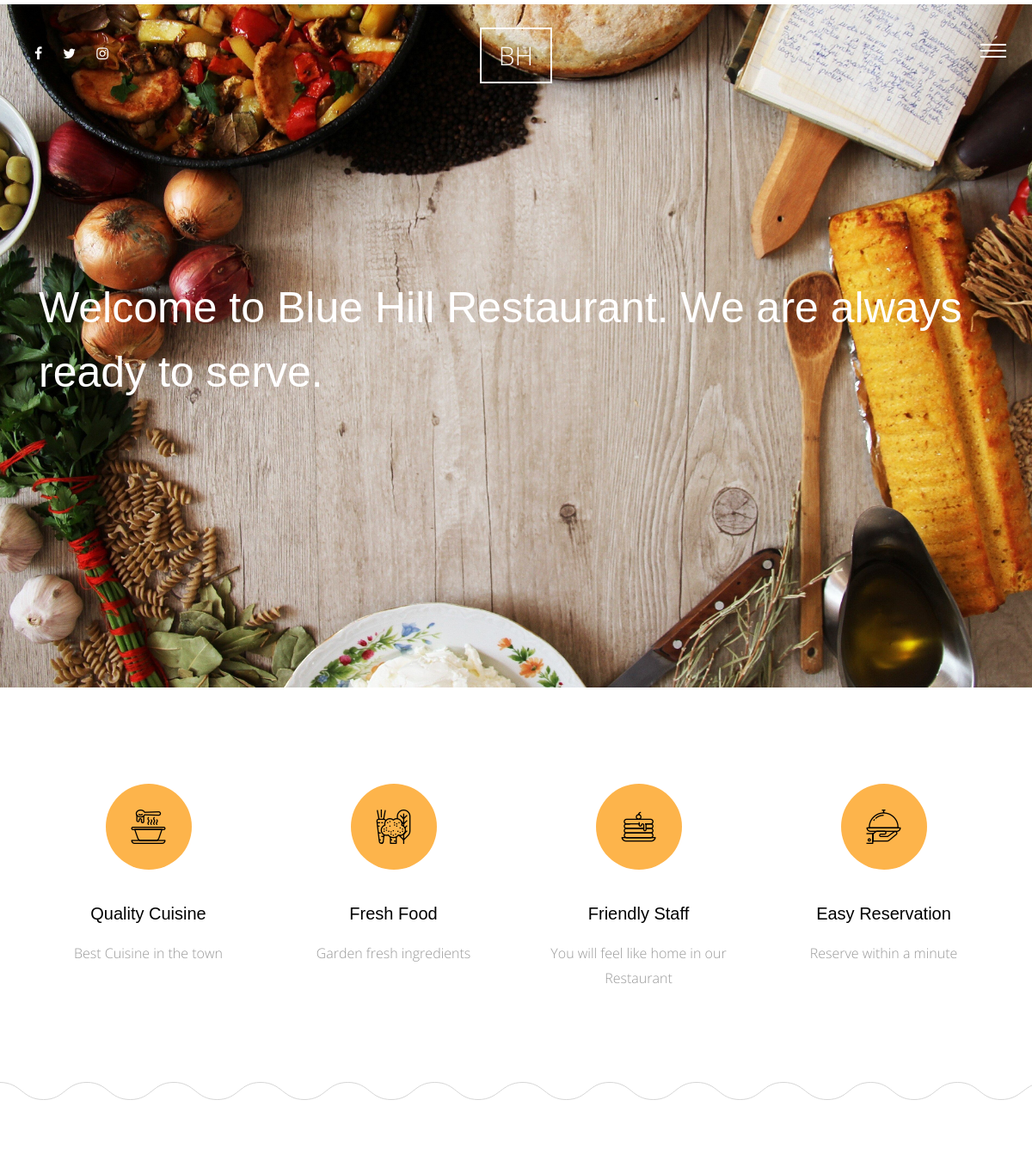
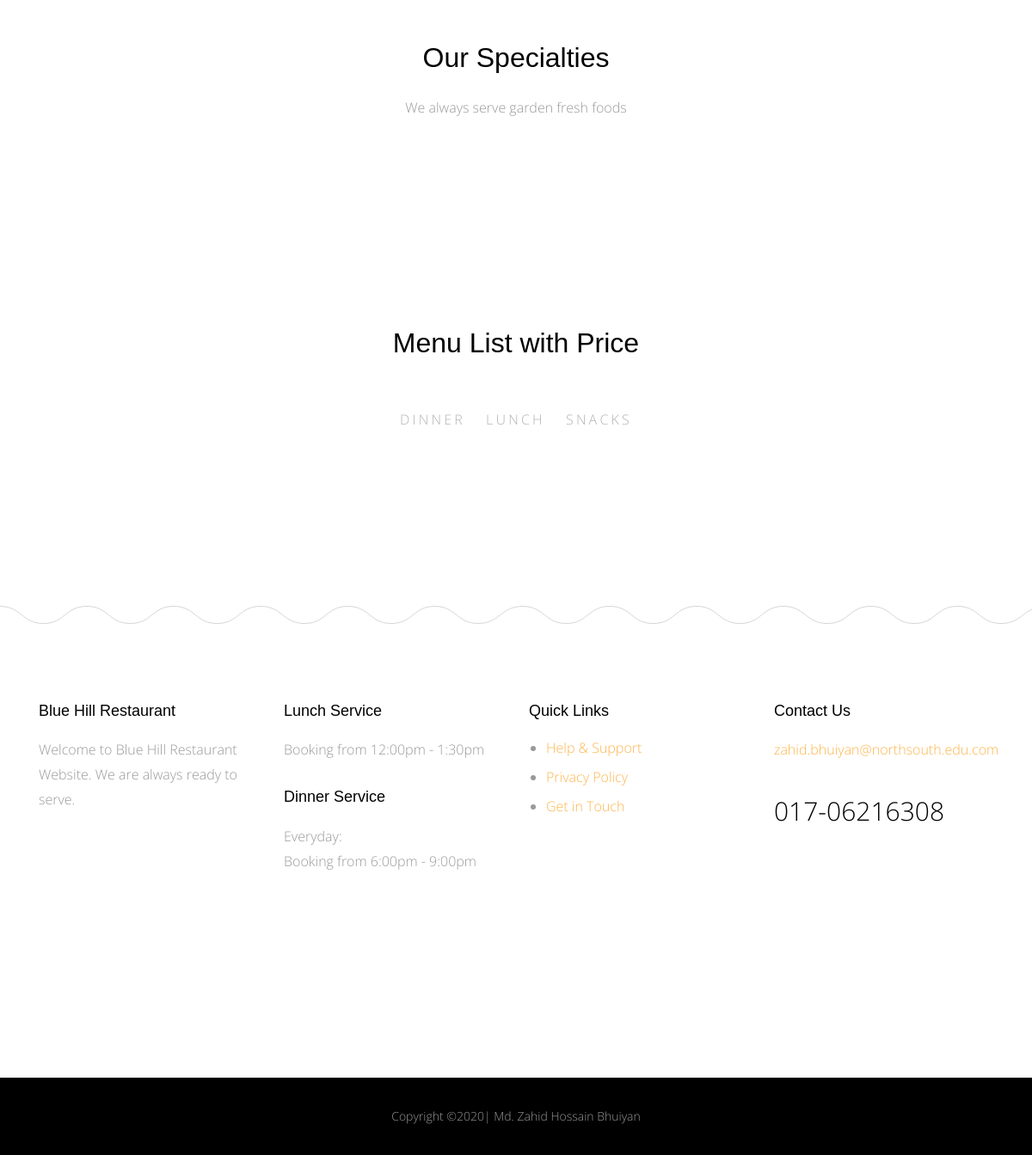
The page / on the database its author committed (2 pictures, top to bottom).
### meals/models.py (models this page shows)
class Category(models.Model):
    name= models.CharField(max_length=30)
    class Meta:
        verbose_name ='category'
        verbose_name_plural='categories'
    def __str__(self):
        return self.name

### home/views.py (the view)
# urls.py: path('', views.home,name='home'),
def home (request):
    meals= Meals.objects.all()
    meal_list= Meals.objects.all()
    categories=Category.objects.all()
    context ={
        'meals': meals,
        'meal_list':meal_list,
        'categories': categories,
    }
    return render(request,'home/index.html',context)

### home/templates/home/index.html (shortened to what this page needs)
{%  extends 'base.html' %}
{% load static %}
{% block body %}
      <div class="main-wrap">
        <div class="cover_1">
          <div class="img_bg" style="background-image: url({% static 'site_static/img/food1.jpg' %})" data-stellar-background-ratio="0.5">
            <div class="container">
              <div class="row align-items-center">
                <div class="col-md-12" data-aos="fade-up">
                  <h2 class="heading">Welcome to Blue Hill Restaurant. We are always ready to serve.</h2>
                </div>
              </div>
            </div>
          </div>
        </div>
        <div class="section services-section">
          <div class="container">
            <div class="row">
              <div class="col-md-6 col-lg-3" data-aos="fade-up">
                <div class="media feature-icon d-block text-center">
                  <div class="icon">
                    <span class="flaticon-soup"></span>
                  </div>
                  <div class="media-body">
                    <h3>Quality Cuisine</h3>
                    <p>Best Cuisine in the town</p>
                  </div>
                </div>
              </div>
              <div class="col-md-6 col-lg-3" data-aos="fade-up" data-aos-delay="100">
                <div class="media feature-icon d-block text-center">
                  <div class="icon">
                    <span class="flaticon-vegetables"></span>
                  </div>
                  <div class="media-body">
                    <h3>Fresh Food</h3>
                    <p>Garden fresh ingredients</p>
                  </div>
                </div>
              </div>
              <div class="col-md-6 col-lg-3" data-aos="fade-up" data-aos-delay="300">
                <div class="media feature-icon d-block text-center">
                  <div class="icon">
                    <span class="flaticon-pancake"></span>
                  </div>
                  <div class="media-body">
                    <h3>Friendly Staff</h3>
                    <p>You will feel like home in our Restaurant</p>
                  </div>
                </div>
              </div>
              <div class="col-md-6 col-lg-3" data-aos="fade-up" data-aos-delay="500">
                <div class="media feature-icon d-block text-center">
                  <div class="icon">
                    <span class="flaticon-tray"></span>
                  </div>
                  <div class="media-body">
                    <h3>Easy Reservation</h3>
                    <p>Reserve within a minute</p>
                  </div>
                </div>
              </div>
            </div>
          </div>
        </div>
        <div class="section">
          <div class="container">
            <div class="row justify-content-center">
              <div class="col-md-7 text-center"  data-aos="fade-up">
                <h2 class="mb-4">Our Specialties</h2>
                <p class="lead">We always serve garden fresh foods</p>
              </div>
            </div>
          </div>
        </div>
        <div class="section">
          <div class="container">
            <div class="row justify-content-center">
              <div class="col-md-8" data-aos="fade-up">
                <h2 class="mb-5 text-center">Menu List with Price</h2>
                <ul class="nav site-tab-nav" id="pills-tab" role="tablist">
                  {% for category in categories %}
                  <li class="nav-item">
                    <a class="nav-link " id="{{category}}-tab" data-toggle="pill" href="#{{category}}" role="tab" aria-controls="{{category}}" aria-selected="true">{{category}}</a>
                  </li>
                  {% endfor %}
                </ul>
              </div>
            </div>
          </div>
        </div>
      </div>
{% endblock body %}

### static/site_static/css/style.css (style rules this page uses)
html { overflow-x: hidden; }
body { background: #fff; font-family: "Open Sans", cursive; font-size: 16px; line-height: 1.8; font-weight: 300; color: #999999; }
a { -webkit-transition: .3s all ease; -o-transition: .3s all ease; transition: .3s all ease; text-decoration: none; }
h1, h2, h3, h4, h5 { color: #000; font-family: "Playfair Display", Arial, sans-serif; }
.media h3 { font-size: 20px; margin-bottom: 10px; }
.site-tab-nav { display: block; text-align: center; margin-bottom: 80px !important; }
.site-tab-nav li { float: none; display: inline-block; *display: inline; zoom: 1; }
.site-tab-nav li a { background: none; color: #b3b3b3; font-size: 16px; text-transform: uppercase; letter-spacing: .2em; border-bottom: 2px solid transparent; padding-left: 0; padding-right: 0; margin: 0 10px; }
.site-tab-nav, .nav-pills { text-align: center; }
.services-section { background: url("../img/curve_line.svg") repeat-x bottom left; }
.lead { font-size: 16px; }
.feature-icon .icon { text-align: center; height: 100px; width: 100px; border-radius: 50%; display: inline-block; position: relative; margin-bottom: 30px; background: #fdb44b; }
.feature-icon .icon > span { color: #000; font-size: 40px; position: absolute; top: 50%; left: 50%; -webkit-transform: translate(-50%, -50%); -ms-transform: translate(-50%, -50%); transform: translate(-50%, -50%); }
.feature-icon h3 { margin-bottom: 20px; }
.section { padding: 7em 0; }
.cover_1 { position: relative; }
.cover_1 .img_bg { background-repeat: no-repeat; background-size: cover !important; background-position: center center; }
.cover_1 .img_bg, .cover_1 .img_bg > .container > .row { min-height: 700px; height: 100vh; }
.cover_1 .heading { color: white; font-weight: 300; font-size: 30px; line-height: 1.5; }
@media (min-width: 768px) { .cover_1 .heading { font-size: 50px; line-height: 1.5; } }

### rows shown on the page
Category: name "DINNER"
Category: name "LUNCH"
Category: name "SNACKS"
